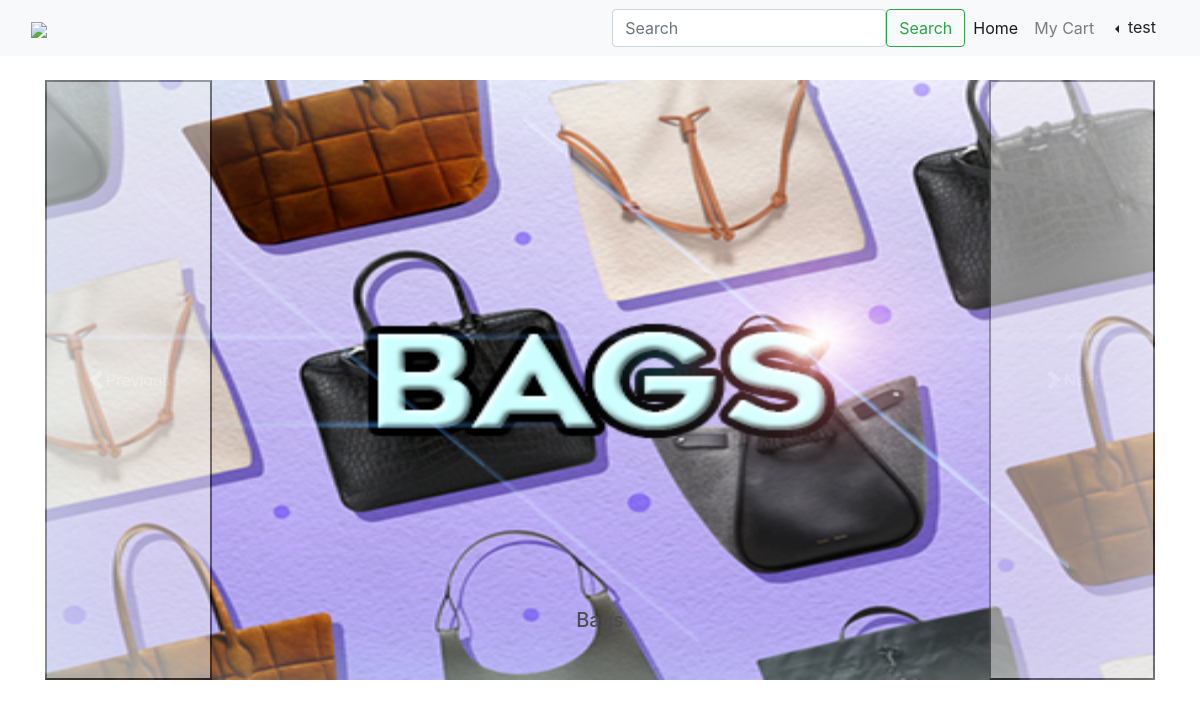
/ (signed in), run on the app's committed database.
### shopApp/models.py (models this page shows, shortened)
class Categorie(models.Model):
    image = models.ImageField(upload_to='img/categoriesShop/', blank=True)
    name = models.CharField(max_length=200, null=True)

### shopApp/views.py (the view, shortened to what this page needs)
# urls.py: 2. Add a URL to urlpatterns:  path('', views.home, name='home')
@login_required(login_url='login')
def home(request):
    title = 'Home'
    context = {'tag': Categorie.objects.all(), 'title': title}
    return render(request, 'components/home.html', context)

### shopApp/templates/components/home.html
{% extends 'components/index.html' %}
{% load static %}
{% block content %}
<div id="carouselExampleCaptions" class="carousel slide carousel-fade" data-bs-ride="carousel">
  <div class="carousel-inner" id="carousel-inner-items">
       {% for tags in tag %}
           {% if forloop.first %}
               <div class="carousel-item active">
                   <a href="{% url 'store' tags.name %}"><img height="600px" src="{{ tags.image.url }}" class="d-block w-100" alt="..."></a>
                   <div class="carousel-caption d-none d-md-block"><h5>{{ tags.name }}</h5></div>
               </div>
           {% else %}
               <div class="carousel-item">
                   <a href="{% url 'store' tags.name %}"><img height="600px" src="{{ tags.image.url }}" class="d-block w-100" alt="..."></a>
                   <div class="carousel-caption d-none d-md-block"><h5>{{ tags.name }}</h5></div>
               </div>
           {% endif %}
      {% endfor %}
  </div>
  <button class="carousel-control-prev" id="next_carousel" type="button" data-bs-target="#carouselExampleCaptions" data-bs-slide="prev">
    <span class="carousel-control-prev-icon" aria-hidden="true"></span>
    <span class="visually-hidden">Previous</span>
  </button>
  <button class="carousel-control-next" id="prev_carousel" type="button" data-bs-target="#carouselExampleCaptions" data-bs-slide="next">
    <span class="carousel-control-next-icon" aria-hidden="true"></span>
    <span class="visually-hidden">Next</span>
  </button>
</div>
{% endblock content%}

### shopApp/templates/components/navbar.html (shortened to what this page needs)
{% if user.is_authenticated %}
<nav class="navbar navbar-expand-lg navbar-light bg-light sticky-top">
  <div class="container-fluid">
    <a class="navbar-brand" href="{% url 'home' %}"><img height="80px" src="https://i.imgur.com/cb5Y7ut.png"></a>
      <div style="margin-left: auto">
          {% if not request.user.is_superuser %}
              <form class="d-flex" action="{% url 'search' %}" method="get">
                  <input class="form-control" type="search" placeholder="Search" name="q" aria-label="Search">
                  <button class="btn btn-outline-success" type="submit">Search</button>
              </form>
              {% else %}
               <form class="d-flex" action="{% url 'searchAdmin' %}" method="get">
                  <input class="form-control" type="search" placeholder="Search" name="q" aria-label="Search">
                  <button class="btn btn-outline-success" type="submit">Search</button>
              </form>
          {% endif %}
          </div>
      <ul class="navbar-nav ms-auto">
        <li class="nav-item">
          <a class="nav-link active" aria-current="page" href="{% url 'home' %}">Home</a>
        </li>
          {% if not request.user.is_superuser %}
        <li class="nav-item">
          <a class="nav-link" href={% url 'cart' %}> My Cart</a>
        </li>
          {% endif %}
         <li class="nav-item dropleft">
                 <a class="btn btn-light dropdown-toggle" href="#" role="button" id="dropdownMenuLink" data-bs-toggle="dropdown" aria-expanded="false">
                     {% if  request.user.is_superuser %}
                         <span class="bi bi-person-fill">{{ request.user.username }}</span></a>
                     {% else %}
                         <span class="bi bi-person-fill">{{ request.user.first_name }}</span></a>
                     {% endif %}
        </li>
            </ul>
    </div>
</nav>
{% endif %}

### static/css/main.css (style rules this page uses)
body { background-color: hsl(0, 0%, 98%); }
h1,h2,h3,h4,h5,h6 { color:hsl(0, 0%, 30%); }
.btn { border-radius: 0; }

### data on the page
Categorie: image (picture), name "Bags"

### other printed values
{{ request.user.first_name }} "test"
